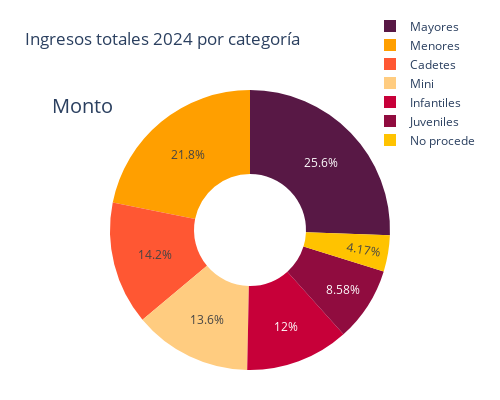

Notebook code cell kept with this figure:
### Code cell
# Sumar los montos por categoría
ingresos_por_categoria = ingresos_reales.groupby('CATEGORIA')[['MONTO']].sum().reset_index()

# Datos para el gráfico
pie1_list = ingresos_por_categoria.MONTO
labels = ingresos_por_categoria.CATEGORIA

# Definir la paleta de colores
colors = [
    '#FF5733',  # color-3
    '#C70039',  # color-4
    '#900C3F',  # color-5
    '#581845',  # color-6
    '#FF9F00',   # color-7 (naranja claro)
    '#FFCC80',  # color-1
    '#FFC300'  # color-2
]

# Crear la figura de gráfico circular (Pie)
fig = go.Figure(
    data=[
        go.Pie(
            values=pie1_list,
            labels=labels,
            domain={"x": [0, 0]},
            name="Ingresos totales",
            hoverinfo="label+percent+name",
            hole=0.4,  # Hacer un gráfico de dona (agregar un hueco en el centro)
            marker={'colors': colors}  # Aplicar la paleta de colores
        )
    ],
    layout={
        "title": "Ingresos totales 2024 por categoría",
        "annotations": [
            {
                "font": {"size": 20},
                "showarrow": False,
                "text": "Monto",
                "x": 0.0,
                "y": 1.0
            },
        ],
        # Ajustar el tamaño del gráfico
        "width": 500,  # Ajusta el ancho
        "height": 400,  # Ajusta la altura
        # Modificar márgenes para reducir el espacio blanco
        "margin": {"l": 50, "r": 50, "t": 50, "b": 30},
        # Ajustar la leyenda para que esté más cerca del gráfico
        "legend": {
            "x": 0.8,  # Posición X de la leyenda
            "y": 1.28,    # Posición Y de la leyenda
            "orientation": "v"  # Poner la leyenda en vertical
        }
    }
)
# Mostrar el gráfico
fig.show()

### Figure 1 — Plotly figure (JSON) as saved in the notebook; plotly's stock layout.template omitted (floating-point values rounded to 4 significant figures)
{"data": [{"domain": {"x": [0, 0]}, "hole": 0.4, "hoverinfo": "label+percent+name", "labels": ["Cadetes", "Infantiles", "Juveniles", "Mayores", "Menores", "Mini", "No procede"], "marker": {"colors": ["#FF5733", "#C70039", "#900C3F", "#581845", "#FF9F00", "#FFCC80", "#FFC300"]}, "name": "Ingresos totales", "type": "pie", "values": [1328000.0, 1117000.0, 802160, 2392880, 2042000.0, 1273000.0, 389500]}], "layout": {"annotations": [{"font": {"size": 20}, "showarrow": false, "text": "Monto", "x": 0, "y": 1}], "height": 400, "legend": {"orientation": "v", "x": 0.8, "y": 1.28}, "margin": {"b": 30, "l": 50, "r": 50, "t": 50}, "title": {"text": "Ingresos totales 2024 por categoría"}, "width": 500}}
